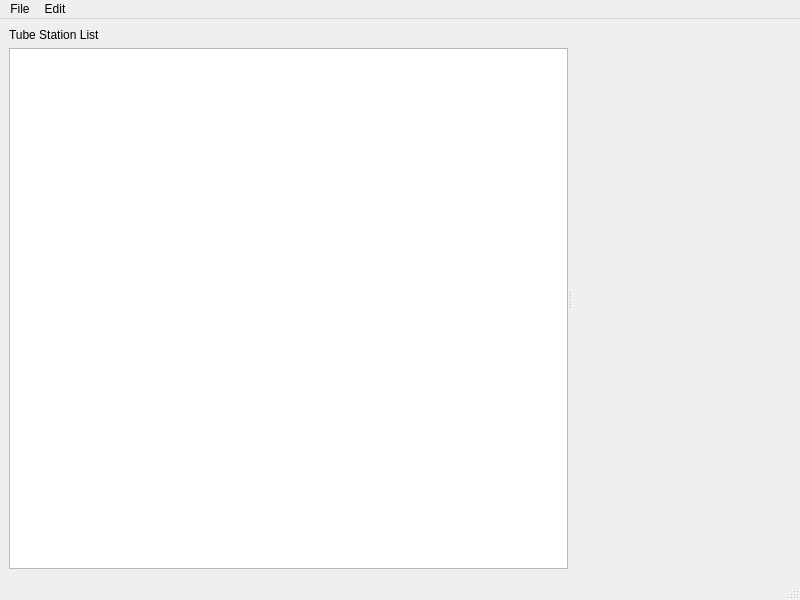
<?xml version="1.0" encoding="UTF-8"?>
<ui version="4.0">
 <class>MainWindow</class>
 <widget class="QMainWindow" name="MainWindow">
  <property name="geometry">
   <rect>
    <x>0</x>
    <y>0</y>
    <width>800</width>
    <height>600</height>
   </rect>
  </property>
  <property name="sizePolicy">
   <sizepolicy hsizetype="Expanding" vsizetype="Expanding">
    <horstretch>0</horstretch>
    <verstretch>0</verstretch>
   </sizepolicy>
  </property>
  <property name="windowTitle">
   <string>MainWindow</string>
  </property>
  <widget class="MainWidget" name="mainWidget">
   <property name="sizePolicy">
    <sizepolicy hsizetype="Expanding" vsizetype="Expanding">
     <horstretch>0</horstretch>
     <verstretch>0</verstretch>
    </sizepolicy>
   </property>
   <layout class="QHBoxLayout" name="horizontalLayout">
    <item>
     <widget class="QSplitter" name="splitter">
      <property name="orientation">
       <enum>Qt::Horizontal</enum>
      </property>
      <widget class="QWidget" name="">
       <layout class="QVBoxLayout" name="verticalLayout">
        <item>
         <widget class="QLabel" name="label">
          <property name="text">
           <string>Tube Station List</string>
          </property>
         </widget>
        </item>
        <item>
         <widget class="QTextEdit" name="textEdit">
          <property name="sizePolicy">
           <sizepolicy hsizetype="MinimumExpanding" vsizetype="MinimumExpanding">
            <horstretch>0</horstretch>
            <verstretch>0</verstretch>
           </sizepolicy>
          </property>
          <property name="minimumSize">
           <size>
            <width>200</width>
            <height>200</height>
           </size>
          </property>
          <property name="lineWrapMode">
           <enum>QTextEdit::NoWrap</enum>
          </property>
         </widget>
        </item>
       </layout>
      </widget>
      <widget class="MyWidget2" name="svgWidget" native="true"/>
     </widget>
    </item>
   </layout>
  </widget>
  <widget class="QMenuBar" name="menubar">
   <property name="geometry">
    <rect>
     <x>0</x>
     <y>0</y>
     <width>800</width>
     <height>27</height>
    </rect>
   </property>
   <widget class="QMenu" name="fileMenu">
    <property name="title">
     <string>File</string>
    </property>
    <addaction name="separator"/>
    <addaction name="openAction"/>
   </widget>
   <widget class="QMenu" name="menuEdit">
    <property name="title">
     <string>Edit</string>
    </property>
    <addaction name="nextStationAction"/>
   </widget>
   <addaction name="fileMenu"/>
   <addaction name="menuEdit"/>
  </widget>
  <widget class="QStatusBar" name="statusbar"/>
  <action name="openAction">
   <property name="text">
    <string>Open</string>
   </property>
  </action>
  <action name="nextStationAction">
   <property name="text">
    <string>Add Next Station</string>
   </property>
   <property name="shortcut">
    <string>Ctrl+T</string>
   </property>
  </action>
 </widget>
 <customwidgets>
  <customwidget>
   <class>MyWidget2</class>
  </customwidget>
  <customwidget>
   <class>MainWidget</class>
   <extends>QWidget</extends>
   <header>mainwidget.h</header>
   <container>1</container>
   <slots>
    <slot>openAction()</slot>
    <slot>nextStationAction()</slot>
   </slots>
  </customwidget>
 </customwidgets>
 <resources/>
 <connections>
  <connection>
   <sender>openAction</sender>
   <signal>activated()</signal>
   <receiver>mainWidget</receiver>
   <slot>openAction()</slot>
   <hints>
    <hint type="sourcelabel">
     <x>-1</x>
     <y>-1</y>
    </hint>
    <hint type="destinationlabel">
     <x>399</x>
     <y>302</y>
    </hint>
   </hints>
  </connection>
  <connection>
   <sender>nextStationAction</sender>
   <signal>activated()</signal>
   <receiver>mainWidget</receiver>
   <slot>nextStationAction()</slot>
   <hints>
    <hint type="sourcelabel">
     <x>399</x>
     <y>302</y>
    </hint>
    <hint type="destinationlabel">
     <x>399</x>
     <y>302</y>
    </hint>
   </hints>
  </connection>
 </connections>
</ui>
